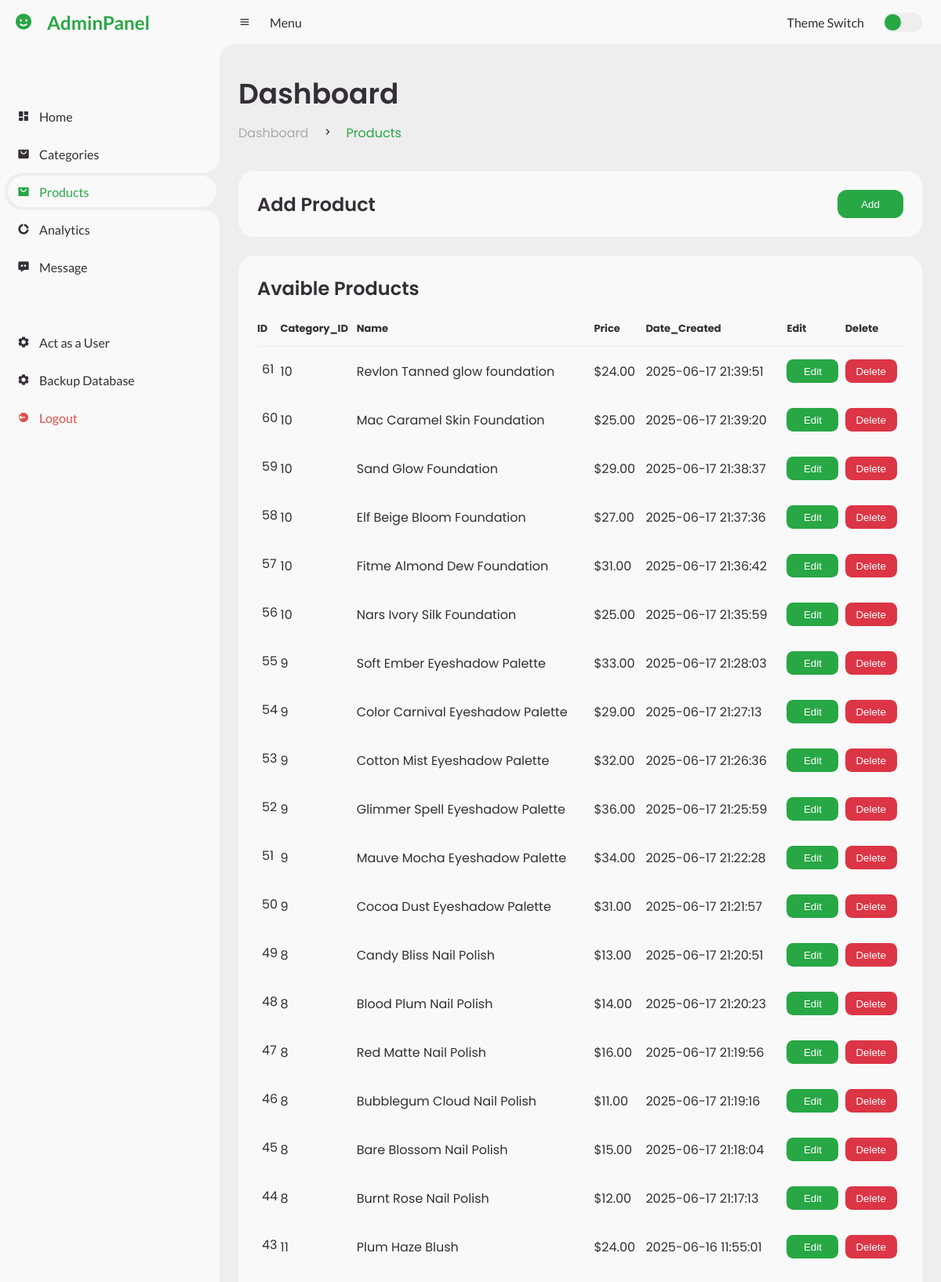
The app's page /admin/?products=true (signed in, upper part) with its own data.
### tables this page shows
CREATE TABLE `products` (
  `id` int(11) NOT NULL AUTO_INCREMENT,
  `name` varchar(255) NOT NULL,
  `image_name` varchar(255) NOT NULL,
  `description` text NOT NULL,
  `image_path` varchar(255) NOT NULL,
  `price` int(11) NOT NULL,
  `category_id` int(11) NOT NULL,
  `created_at` timestamp NOT NULL DEFAULT current_timestamp(),
  PRIMARY KEY (`id`),
  KEY `category_id` (`category_id`),
  CONSTRAINT `products_ibfk_1` FOREIGN KEY (`category_id`) REFERENCES `category` (`id`) ON DELETE CASCADE
);

### admin/client/products.php (the view)
<div class="head-title">
    <div class="left">
        <h1>Dashboard</h1>
        <ul class="breadcrumb">
            <li>
                <a href="#">Dashboard</a>
            </li>
            <li><i class='bx bx-chevron-right'></i></li>
            <li>
                <a class="active" href="#">Products</a>
            </li>
        </ul>
    </div>
</div>
<ul class="box-info">
    <li style="display: flex; justify-content: space-between; ">
        <span class="text">
            <h3>Add Product</h3>
        </span>
        <a href="?add_product=true"><button class="add-btn">Add</button></a>
    </li>
</ul>
<div class="table-data">
    <div class="order">
        <div class="head">
            <h3>Avaible Products</h3>
        </div>
        <table>
            <thead>
                <tr>
                    <th>ID</th>
                    <th>Category_ID</th>
                    <th>Name</th>
                    <th>Price</th>
                    <th>Date_Created</th>
                    <th>Edit</th>
                    <th>Delete</th>
                </tr>
            </thead>
            <tbody>
                <?php
                $sql = "SELECT * FROM products ORDER BY id DESC;";
                $result = $conn->query($sql);
                if (isset($result)) {
                    if ($result->num_rows > 0) {
                        while ($row = $result->fetch_assoc()) {
                            $id = $row['id'];
                            $category_id = ucfirst($row['category_id']);
                            $name = $row['name'];
                            $price = $row['price'];
                            $image_name = $row['image_name'];
                            $created_at = $row['created_at'];
                            echo "<tr>
                    <td>
                    <p>$id</p>
                    </td>
                    <td><p>$category_id</p></td>
                    <td>$name</td>
                    <td>$$price.00</td>
                    <td>$created_at</td>
                    <input type='hidden' value'$id' name='id'>
                    <input type='hidden' value'$image_name' name='image_name'>
                    <td><a href='?edit_product=true&product_id=$id'><button class='edit'>Edit</button></a></td>
                    <td><a href='?delete_product=true&product_id=$id&product_image=$image_name'><button class='delete'>Delete</button></a></td>
                </tr>";
                        }
                    }
                }
                ?>
            </tbody>
        </table>
    </div>
</div>

### admin/public/css/style.css (style rules this page uses)
* { margin: 0; padding: 0; box-sizing: border-box; }
a { text-decoration: none; }
li { list-style: none; }
:root { --poppins: "Poppins", sans-serif; --lato: "Lato", sans-serif; --light: #f9f9f9; --blue: #28a745; --light-blue: #d4edda ; --grey: #eee; --dark-grey: #aaaaaa; --dark: #342e37; --red: #db504a; --yellow: #ffce26; --light-yellow: #fff2c6; --orange: #fd7238; --light-orange: #ffe0d3; }
html { overflow-x: hidden; }
body { background: var(--grey); overflow-x: hidden; }
.edit { background-color: #28a745; width: 5.5vw; height: 2.5vw; color: white; border: none; border-radius: 0.7vw; cursor: pointer; }
.delete { background-color: #dc3545; width: 5.5vw; height: 2.5vw; color: white; border: none; border-radius: 0.7vw; cursor: pointer; }
.add-btn { background-color: #28a745; width: 7vw; height: 3vw; color: white; border: none; border-radius: 1vw; cursor: pointer; }
#content main .head-title { display: flex; align-items: center; justify-content: space-between; grid-gap: 16px; flex-wrap: wrap; }
#content main .head-title .left h1 { font-size: 36px; font-weight: 600; margin-bottom: 10px; color: var(--dark); }
#content main .head-title .left .breadcrumb { display: flex; align-items: center; grid-gap: 16px; }
#content main .head-title .left .breadcrumb li { color: var(--dark); }
#content main .head-title .left .breadcrumb li a { color: var(--dark-grey); pointer-events: none; }
#content main .head-title .left .breadcrumb li a.active { color: var(--blue); pointer-events: unset; }
#content main .box-info { display: grid; grid-template-columns: repeat(auto-fit, minmax(240px, 1fr)); grid-gap: 24px; margin-top: 36px; }
#content main .box-info li { padding: 24px; background: var(--light); border-radius: 20px; display: flex; align-items: center; grid-gap: 24px; }
#content main .box-info li .text h3 { font-size: 24px; font-weight: 600; color: var(--dark); }
#content main .table-data { display: flex; flex-wrap: wrap; grid-gap: 24px; margin-top: 24px; width: 100%; color: var(--dark); }
#content main .table-data > div { border-radius: 20px; background: var(--light); padding: 24px; overflow-x: auto; }
#content main .table-data .head { display: flex; align-items: center; grid-gap: 16px; margin-bottom: 24px; }
#content main .table-data .head h3 { margin-right: auto; font-size: 24px; font-weight: 600; }
#content main .table-data .order { flex-grow: 1; flex-basis: 500px; }
#content main .table-data .order table { width: 100%; border-collapse: collapse; }
#content main .table-data .order table th { padding-bottom: 12px; font-size: 13px; text-align: left; border-bottom: 1px solid var(--grey); }
#content main .table-data .order table td { padding: 16px 0; }
#content main .table-data .order table tr td:first-child { display: flex; align-items: center; grid-gap: 12px; padding-left: 6px; }

### records on screen
products: id "61", category "10", name "Revlon Tanned glow foundation", price "24", created_at "2025-06-17 21:39:51"
products: id "60", category "10", name "Mac Caramel Skin Foundation", price "25", created_at "2025-06-17 21:39:20"
products: id "59", category "10", name "Sand Glow Foundation", price "29", created_at "2025-06-17 21:38:37"
products: id "58", category "10", name "Elf Beige Bloom Foundation", price "27", created_at "2025-06-17 21:37:36"
products: id "57", category "10", name "Fitme Almond Dew Foundation", price "31", created_at "2025-06-17 21:36:42"
products: id "56", category "10", name "Nars Ivory Silk Foundation", price "25", created_at "2025-06-17 21:35:59"
products: id "55", category "9", name "Soft Ember Eyeshadow Palette", price "33", created_at "2025-06-17 21:28:03"
products: id "54", category "9", name "Color Carnival Eyeshadow Palette", price "29", created_at "2025-06-17 21:27:13"
products: id "53", category "9", name "Cotton Mist Eyeshadow Palette", price "32", created_at "2025-06-17 21:26:36"
products: id "52", category "9", name "Glimmer Spell Eyeshadow Palette", price "36", created_at "2025-06-17 21:25:59"
products: id "51", category "9", name "Mauve Mocha Eyeshadow Palette", price "34", created_at "2025-06-17 21:22:28"
products: id "50", category "9", name "Cocoa Dust Eyeshadow Palette", price "31", created_at "2025-06-17 21:21:57"
products: id "49", category "8", name "Candy Bliss Nail Polish", price "13", created_at "2025-06-17 21:20:51"
products: id "48", category "8", name "Blood Plum Nail Polish", price "14", created_at "2025-06-17 21:20:23"
products: id "47", category "8", name "Red Matte Nail Polish", price "16", created_at "2025-06-17 21:19:56"
products: id "46", category "8", name "Bubblegum Cloud Nail Polish", price "11", created_at "2025-06-17 21:19:16"
products: id "45", category "8", name "Bare Blossom Nail Polish", price "15", created_at "2025-06-17 21:18:04"
products: id "44", category "8", name "Burnt Rose Nail Polish", price "12", created_at "2025-06-17 21:17:13"
products: id "43", category "11", name "Plum Haze Blush", price "24", created_at "2025-06-16 11:55:01"
